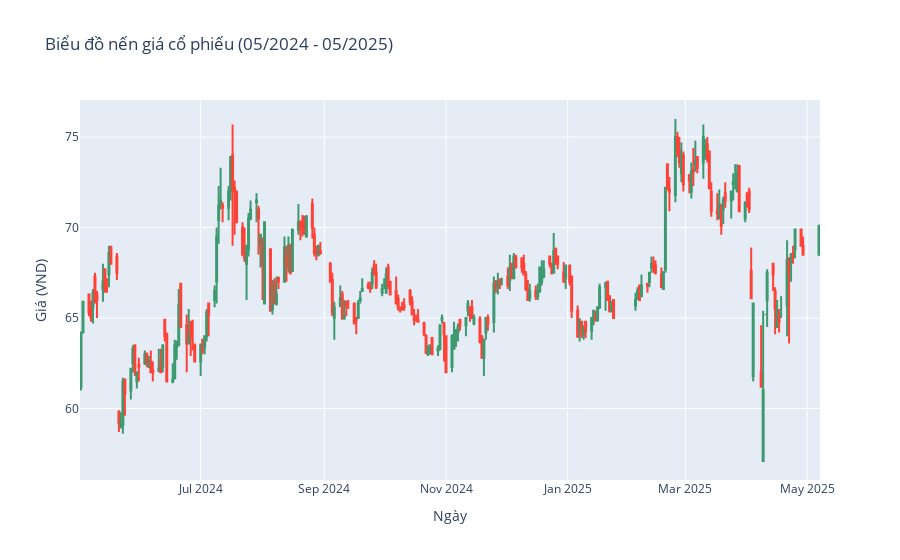

Source (notebook cell):
### Code cell
fig = go.Figure(data=[go.Candlestick(
    x=recent_data['Ngày'],
    open=recent_data['Giá mở cửa'],
    high=recent_data['Giá cao nhất'],
    low=recent_data['Giá thấp nhất'],
    close=recent_data['Giá đóng cửa']
)])

fig.update_layout(
    title='Biểu đồ nến giá cổ phiếu (05/2024 - 05/2025)',
    xaxis_title='Ngày',
    yaxis_title='Giá (VND)',
    xaxis_rangeslider_visible=False
)

fig.show()

### Figure 1 — Plotly figure (JSON) as saved in the notebook; plotly's stock layout.template omitted (floating-point values rounded to 4 significant figures; data arrays with more than 128 entries replaced by an {"elided": "..."} marker saying what was removed)
{"data": [{"close": {"elided": "250 float values"}, "high": {"elided": "250 float values"}, "low": {"elided": "250 float values"}, "open": {"elided": "250 float values"}, "type": "candlestick", "x": {"elided": "250 str values"}}], "layout": {"title": {"text": "Biểu đồ nến giá cổ phiếu (05/2024 - 05/2025)"}, "xaxis": {"rangeslider": {"visible": false}, "title": {"text": "Ngày"}}, "yaxis": {"title": {"text": "Giá (VND)"}}}}
